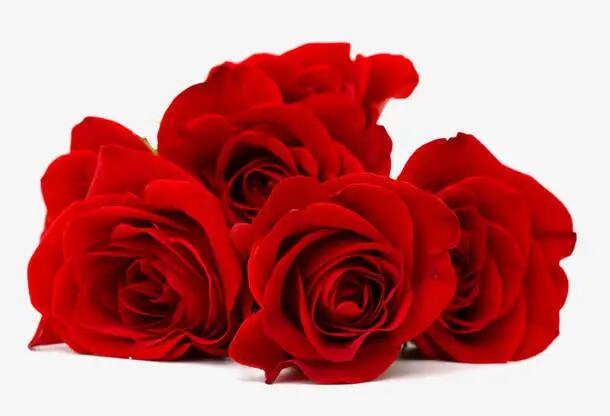
#> input picture ov2/rose.jpg, 610 x 416 px
$ python 4-opencv.py
#> lines starting #> are read from the running program, lines starting #| are printed output that depends on the picture
import cv2

if __name__ == '__main__':
    rose = cv2.imread( "./rose.jpg")
#> rose is the input picture: shape (416, 610, 3); mean B, G, R 117.7, 116.8, 196.4
    cv2.imshow('rose', rose[:, :, ::-1])
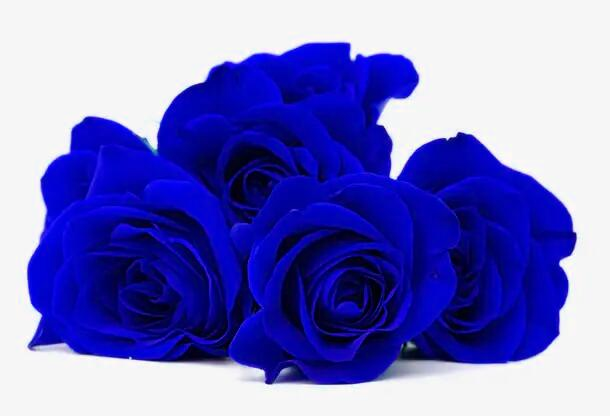
#> window 'rose': shape (416, 610, 3); mean B, G, R 196.4, 116.8, 117.7
    cv2.waitKey()
    cv2.destroyAllWindows()
